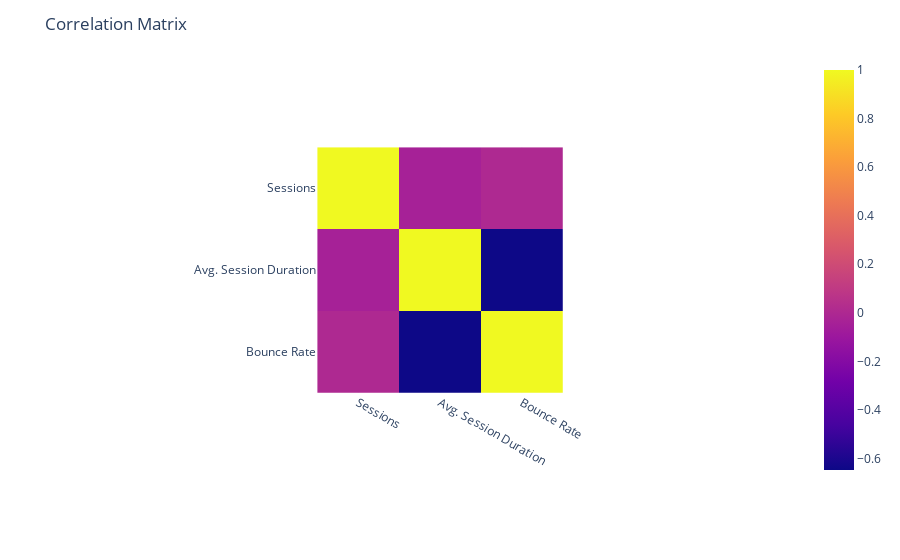

Notebook source saved alongside this figure:
### Code cell
# Exclude 'Client Id' column from the dataset
data_without_id = df.drop('Client ID', axis=1)

# Calculate the correlation matrix
correlation_matrix = data_without_id.corr()

# Visualize the correlation matrix
correlation_fig = px.imshow(correlation_matrix, 
                            labels=dict(x='Features', 
                                        y='Features', 
                                        color='Correlation'))
correlation_fig.update_layout(title='Correlation Matrix')
correlation_fig.show()

### Figure 1 — Plotly figure (JSON) as saved in the notebook; plotly's stock layout.template omitted (floating-point values rounded to 4 significant figures)
{"data": [{"coloraxis": "coloraxis", "hovertemplate": "x: %{x}<br>y: %{y}<br>color: %{z}<extra></extra>", "name": "0", "type": "heatmap", "x": ["Sessions", "Avg. Session Duration", "Bounce Rate"], "xaxis": "x", "y": ["Sessions", "Avg. Session Duration", "Bounce Rate"], "yaxis": "y", "z": [[1, -0.04367, 0.003748], [-0.04367, 1, -0.6471], [0.003748, -0.6471, 1]]}], "layout": {"autosize": true, "coloraxis": {"colorscale": [[0, "#0d0887"], [0.1111, "#46039f"], [0.2222, "#7201a8"], [0.3333, "#9c179e"], [0.4444, "#bd3786"], [0.5556, "#d8576b"], [0.6667, "#ed7953"], [0.7778, "#fb9f3a"], [0.8889, "#fdca26"], [1, "#f0f921"]]}, "margin": {"t": 60}, "title": {"text": "Correlation Matrix"}, "xaxis": {"anchor": "y", "autorange": true, "constrain": "domain", "domain": [0.3295, 0.6705], "range": [-0.5, 2.5], "scaleanchor": "y", "type": "category"}, "yaxis": {"anchor": "x", "autorange": true, "constrain": "domain", "domain": [0, 1], "range": [2.5, -0.5], "type": "category"}}}
